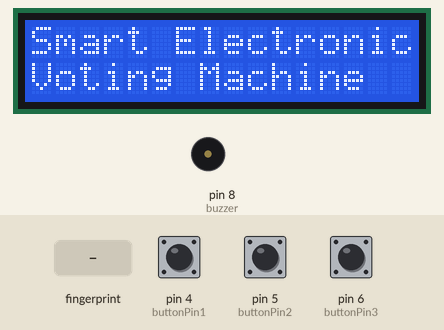
This sketch was run on a simulated Arduino Uno, built with avr-gcc and run on an emulated ATmega328P. Shown: 16×2 character LCD, buzzer (waves = sounding, pin HIGH). The inputs (shaded band) are chosen by the test bench; at power-on: pin 4 (buttonPin1) LOW, pin 5 (buttonPin2) LOW, pin 6 (buttonPin3) LOW. What the sketch prints to the serial monitor is not drawn.

Above: at 1.3 s.
At 5.4 s:
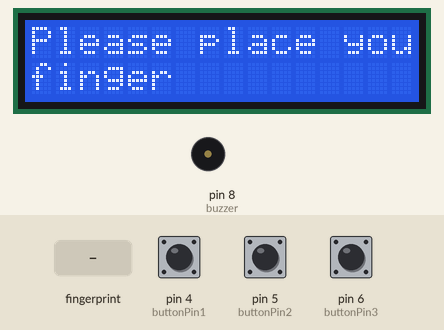
5.5 s: finger stored as number 1 placed on the sensor
At 6.5 s:
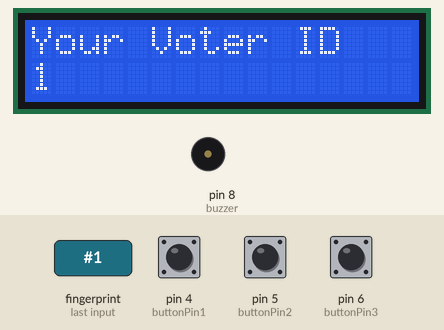
8.5 s: pin 4 (buttonPin1) pulled HIGH for 1 s
At 9.9 s:
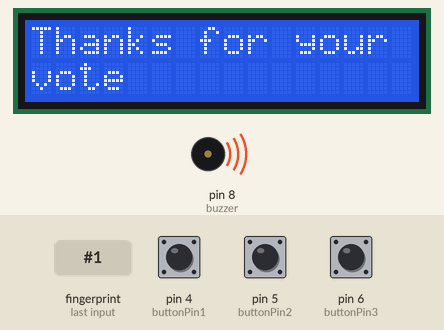
12.5 s: finger stored as number 1 placed on the sensor
At 16.1 s:
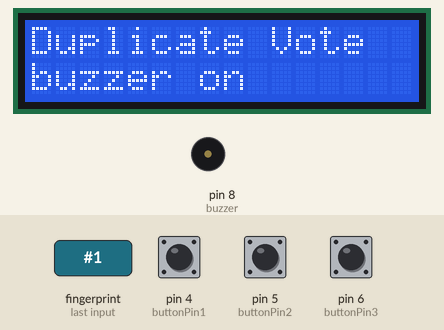
Timing chart, 0 to 23.5 s (numbered marks = the images above; inputs shaded):
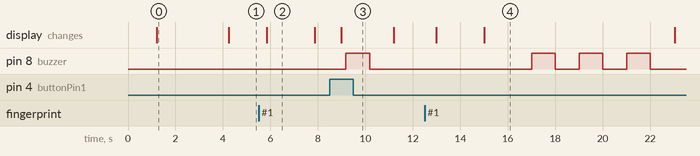

The sketch:

IOT_PROJ.ino
```cpp
#include <Adafruit_Fingerprint.h>
#include <SoftwareSerial.h>
#include <LiquidCrystal_I2C.h>

LiquidCrystal_I2C lcd(0x27, 16, 2);
SoftwareSerial mySerial(2, 3);
const int buttonPin1 = 4;
const int buttonPin2 = 5;
const int buttonPin3 = 6;
const int buzzer = 8;
int buttonState1 = 0;
int buttonState2 = 0;
int buttonState3 = 0;
Adafruit_Fingerprint finger = Adafruit_Fingerprint(&mySerial);
int id =0,previous_voter_id = 0, vote_taken = 0;
int party_1_count=0,party_2_count=0,party_3_count=0;
String winner_name = "";

void setup()
{
  pinMode(buzzer, OUTPUT);  // Updated to use pin 8
  pinMode(buttonPin1, INPUT);
  pinMode(buttonPin2, INPUT);
  pinMode(buttonPin3, INPUT);

  lcd.init();
  lcd.backlight();
  Serial.begin(9600);
  while (!Serial);
  delay(100);
  Serial.println("\n\nAdafruit finger detect test");

  finger.begin(57600);

  if (finger.verifyPassword()) {
    Serial.println("Found fingerprint sensor!");
  } else {
    Serial.println("Did not find fingerprint sensor :(");
    while (1) { delay(1); }
  }

  finger.getTemplateCount();
  Serial.print("Sensor contains "); Serial.print(finger.templateCount); Serial.println(" templates");
  Serial.println("Waiting for valid finger...");
  lcd.clear();
  lcd.setCursor(0, 0);
  lcd.print("Smart Electronic");
  lcd.setCursor(0,1);
  lcd.print("Voting Machine");
  delay(3000);
}

void loop()
{
  vote_taken = 0;
  lcd.clear();
  lcd.setCursor(0, 0);
  lcd.print("Please place your");
  lcd.setCursor(0,1);
  lcd.print("finger");
  delay(100);
  id = getFingerprintIDez();

  if(id > 0)
  {
    lcd.clear();
    lcd.setCursor(0, 0);
    lcd.print("Your Voter ID");
    lcd.setCursor(0,1);
    lcd.print(id);
    delay(2000);

    if(id == 4)
    {
      if((party_1_count > party_2_count) && (party_1_count > party_3_count))
      {
        winner_name = "BJP";
      }
      else if((party_2_count > party_1_count) && (party_2_count > party_3_count))
      {
        winner_name = "DMK";
      }
      else
      {
        winner_name = "TVK";
      }

      lcd.clear();
      lcd.setCursor(0, 0);
      lcd.print("Winner party");
      lcd.setCursor(0,1);
      lcd.print(winner_name);
      while(1);
    }

    if(previous_voter_id != id)
    {
      do
      {
        lcd.clear();
        lcd.setCursor(0, 0);
        lcd.print("Give Your vote");
        lcd.setCursor(0,1);
        lcd.print("Press Button");
        delay(500);

        previous_voter_id = id;
        buttonState1 = digitalRead(buttonPin1);
        delay(10);
        buttonState2 = digitalRead(buttonPin2);
        delay(10);
        buttonState3 = digitalRead(buttonPin3);
        delay(10);

        if (buttonState1 == HIGH)
        {
          party_1_count++;
          vote_taken = 1;
        }
        else if(buttonState2 == HIGH)
        {
          party_2_count++;
          vote_taken = 1;
        }
        else if(buttonState3 == HIGH)
        {
          party_3_count++;
          vote_taken = 1;
        }
        else
        {
          vote_taken = 0;
        }

        if(vote_taken == 1)
        {
          lcd.clear();
          lcd.setCursor(0, 0);
          lcd.print("Thanks for your vote");
          lcd.setCursor(0,1);
          lcd.print("vote");
          delay(200);

          digitalWrite(buzzer, HIGH);  // Buzzer on pin 8
          delay(1000);
          digitalWrite(buzzer, LOW);   // Buzzer off
          delay(1000);
        }
      } while(vote_taken == 0);
    }
    else
    {
      lcd.clear();
      lcd.setCursor(0, 0);
      lcd.print("Duplicate Vote");
      lcd.setCursor(0,1);
      lcd.print("buzzer on");
      delay(2000);

      // Warning buzz pattern
      digitalWrite(buzzer, HIGH);
      delay(1000);
      digitalWrite(buzzer, LOW);
      delay(1000);
      digitalWrite(buzzer, HIGH);
      delay(1000);
      digitalWrite(buzzer, LOW);
      delay(1000);
      digitalWrite(buzzer, HIGH);
      delay(1000);
      digitalWrite(buzzer, LOW);
      delay(1000);
    }
  }
}

uint8_t getFingerprintID() {
  uint8_t p = finger.getImage();
  switch (p) {
    case FINGERPRINT_OK:
      Serial.println("Image taken");
      break;
    case FINGERPRINT_NOFINGER:
      Serial.println("No finger detected");
      return p;
    case FINGERPRINT_PACKETRECIEVEERR:
      Serial.println("Communication error");
      return p;
    case FINGERPRINT_IMAGEFAIL:
      Serial.println("Imaging error");
      return p;
    default:
      Serial.println("Unknown error");
      return p;
  }

  p = finger.image2Tz();
  switch (p) {
    case FINGERPRINT_OK:
      Serial.println("Image converted");
      break;
    case FINGERPRINT_IMAGEMESS:
      Serial.println("Image too messy");
      return p;
    case FINGERPRINT_PACKETRECIEVEERR:
      Serial.println("Communication error");
      return p;
    case FINGERPRINT_FEATUREFAIL:
      Serial.println("Could not find fingerprint features");
      return p;
    case FINGERPRINT_INVALIDIMAGE:
      Serial.println("Could not find fingerprint features");
      return p;
    default:
      Serial.println("Unknown error");
      return p;
  }

  p = finger.fingerFastSearch();
  if (p == FINGERPRINT_OK) {
    Serial.println("Found a print match!");
  } else if (p == FINGERPRINT_PACKETRECIEVEERR) {
    Serial.println("Communication error");
    return p;
  } else if (p == FINGERPRINT_NOTFOUND) {
    Serial.println("Did not find a match");
    return p;
  } else {
    Serial.println("Unknown error");
    return p;
  }

  Serial.print("Found ID #"); Serial.print(finger.fingerID);
  Serial.print(" with confidence of "); Serial.println(finger.confidence);

  return finger.fingerID;
}

int getFingerprintIDez() {
  uint8_t p = finger.getImage();
  if (p != FINGERPRINT_OK)  return -1;

  p = finger.image2Tz();
  if (p != FINGERPRINT_OK)  return -1;

  p = finger.fingerFastSearch();
  if (p != FINGERPRINT_OK)  return -1;

  Serial.print("Found ID #"); Serial.print(finger.fingerID);
  Serial.print(" with confidence of "); Serial.println(finger.confidence);
  return finger.fingerID;
}
```

Measured:
- after the input at 5.5 s, the display: changes after 0.34 s (image 2)
- after the input at 8.5 s, pin 8 (buzzer): LOW → HIGH after 0.68 s, → LOW 1.0 s later; the display: changes after 0.48 s (image 3)
- after the input at 12.5 s, pin 8 (buzzer): alternates HIGH for 1.0 s and LOW for 1.0 s, 6 changes in all, then stays LOW, starting after 4.5 s; the display: first changes after 0.48 s (image 4 shows a later state)
- what the display in image 0 shows lasts 3.0 s, from 1.2 s to 4.2 s
- what the display in image 2 shows lasts 2.1 s, from 5.8 s to 7.9 s
